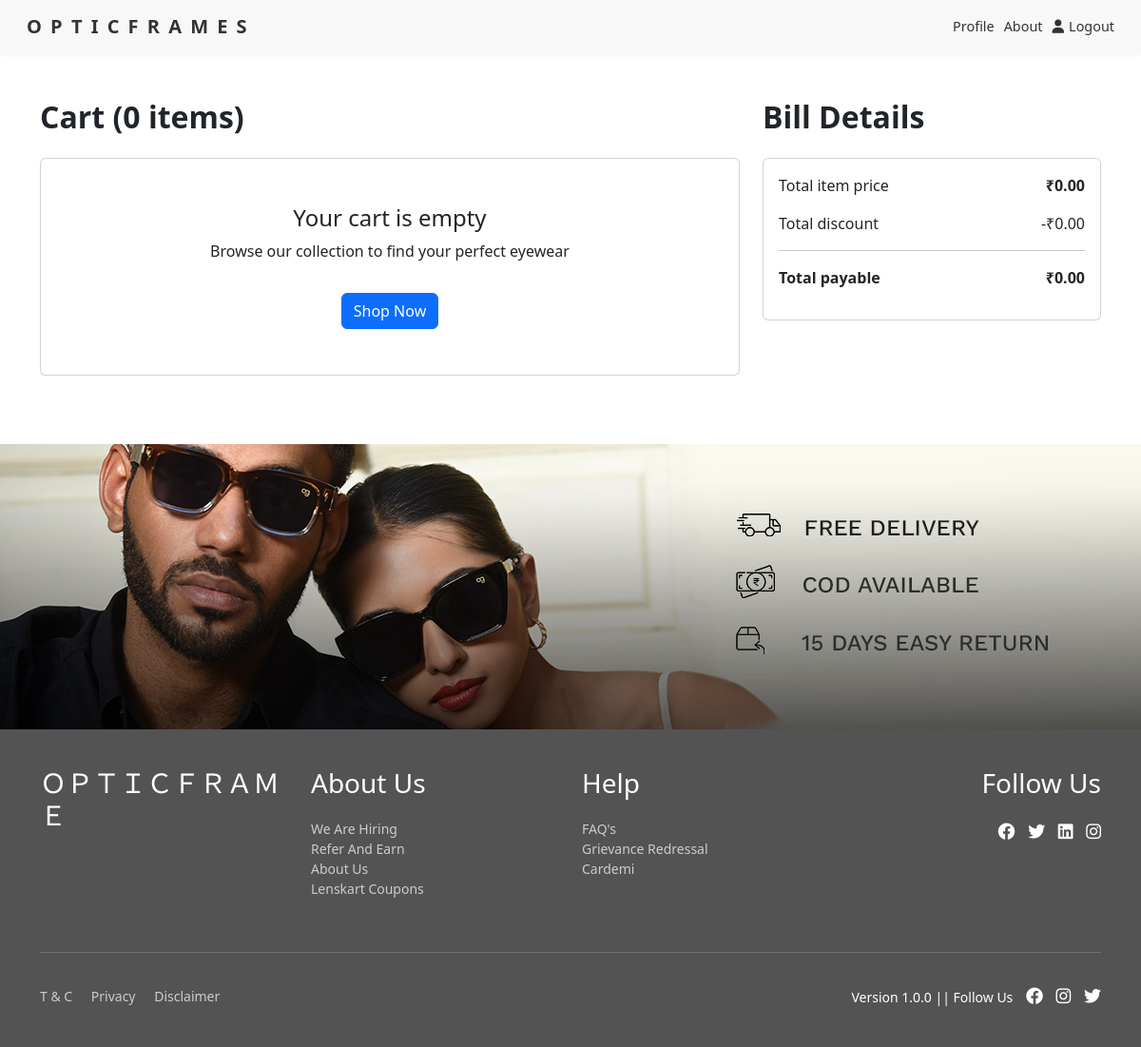
The app's page /view_cart (signed in), older data.
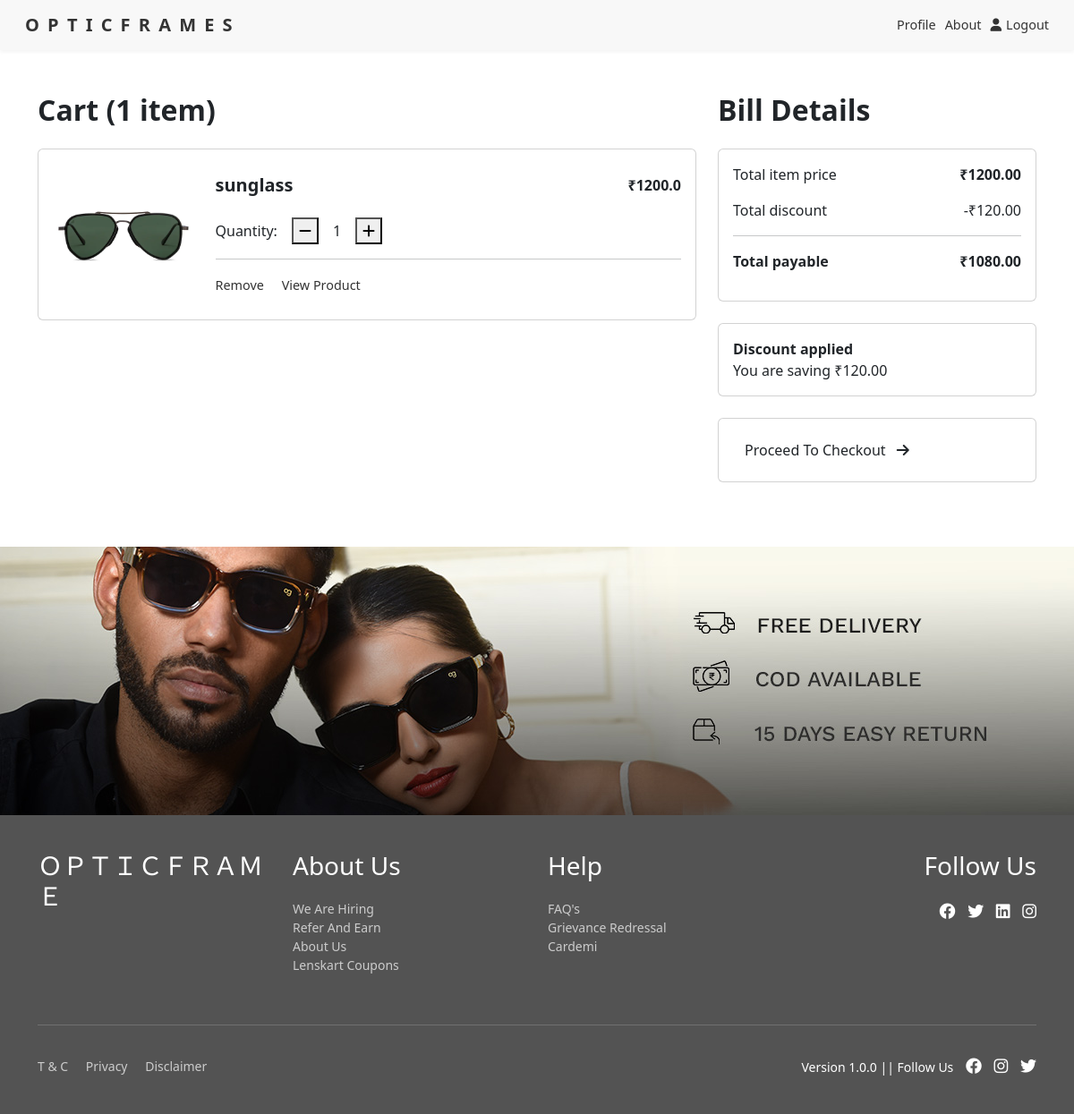
The same page, newer data.
### glass/models.py (models this page shows)
class Cart(models.Model):
    user = models.ForeignKey(User, on_delete=models.CASCADE)
    product= models.ForeignKey(Product, on_delete=models.CASCADE)
    quantity= models.IntegerField()
    totalprice= models.FloatField()

class Product(models.Model):
    name= models.CharField(max_length=250)
    price= models.FloatField()
    color= models.CharField(max_length=250)
    image= models.ImageField(upload_to='product/')
    image1 = models.ImageField(upload_to='path/to/upload/', null=True, blank=True)
    image2 = models.ImageField(upload_to='path/to/upload/', null=True, blank=True)
    image3 = models.ImageField(upload_to='path/to/upload/', null=True, blank=True)
    image4 = models.ImageField(upload_to='path/to/upload/', null=True, blank=True)
    image5 = models.ImageField(upload_to='path/to/upload/', null=True, blank=True)
    description= models.TextField()
    category= models.ForeignKey(category, on_delete=models.CASCADE,null=True)
    gender= models.ForeignKey(Gender, on_delete=models.CASCADE,null=True)
    material= models.ForeignKey(Material, on_delete=models.CASCADE,null=True)
    frameType= models.ForeignKey(FrameType, on_delete=models.CASCADE,null=True)
    frameShape= models.ForeignKey(FrameShape, on_delete=models.CASCADE,null=True)
    frameStyle= models.ForeignKey(FrameStyle, on_delete=models.CASCADE,null=True)

### glass/views.py (the view)
# urls.py: path('view_cart',views.view_cart,name='view_cart'),
def view_cart(request):
    if not request.user.is_authenticated:
        messages.warning(request, "Login to view your cart.")
        return redirect('userin')
    cart_items = Cart.objects.filter(user=request.user)
    total_price = sum(item.totalprice for item in cart_items)
    total_discount = sum((item.product.price * item.quantity * 0.10) for item in cart_items)
    total_payable = total_price - total_discount
    return render(request, 'user/cart.html', {
        'cart_items': cart_items,
        'total_price': total_price,
        'total_discount': total_discount,
        'total_payable': total_payable,
        'cart_count': cart_items.count()
    })

### templates/user/cart.html (shortened to what the changed rows need)
{% load static %}
<!DOCTYPE html>
<html lang="en">
<head>
    <link href="https://cdn.jsdelivr.net/npm/bootstrap@5.3.0-alpha1/dist/css/bootstrap.min.css" rel="stylesheet">
    <link rel="stylesheet" href="https://cdnjs.cloudflare.com/ajax/libs/font-awesome/6.0.0/css/all.min.css">
</head>
<body>
<div class="container py-5">
    <div class="row">
        <div class="col-lg-8 mb-4">
            <h2 class="mb-4 fw-bold">Cart ({{ cart_count|default:"0" }} item{{ cart_count|pluralize }})</h2>
            {% if cart_items %}
                {% for item in cart_items %}
                <div class="card mb-4">
                    <div class="card-body">
                        <div class="row align-items-center">
                            <div class="col-md-3 text-center text-md-start mb-3 mb-md-0">
                                {% if item.product.image %}
                                    <img src="{{ item.product.image.url }}" alt="{{ item.product.name }}" width="100%" class="product-img">
                                {% else %}
                                    <img src="{% static 'images/placeholder.png' %}" alt="Product" class="product-img">
                                {% endif %}
                            </div>
                            <div class="col-md-9">
                                <div class="d-flex justify-content-between align-items-start mb-3">
                                    <h5 class="fw-bold">{{ item.product.name }}</h5>
                                    <span class="fw-bold">₹{{ item.product.price }}</span>
                                </div>
                                <div class="d-flex align-items-center mb-3">
                                    <span class="me-3">Quantity:</span>
                                    <div class="d-flex align-items-center">
                                        <button class="circle-btn" onclick="updateQuantity({{ item.id }}, 'decrease')">
                                            <i class="fas fa-minus"></i>
                                        </button>
                                        <span class="mx-3">{{ item.quantity }}</span>
                                        <button class="circle-btn" onclick="updateQuantity({{ item.id }}, 'increase')">
                                            <i class="fas fa-plus"></i>
                                        </button>
                                    </div>
                                </div>
                                <hr>
                                <div>
                                    <a href="{% url 'remove_from_cart' item.id %}" class="remove-link">Remove</a>
                                    <a href="{% url 'product_details' item.product.id %}" class="repeat-link">View Product</a>
                                </div>
                            </div>
                        </div>
                    </div>
                </div>
                {% endfor %}
            {% else %}
                <div class="card">
                    <div class="card-body text-center py-5">
                        <h4>Your cart is empty</h4>
                        <p>Browse our collection to find your perfect eyewear</p>
                        <a href="{% url 'index' %}" class="btn btn-primary mt-3">Shop Now</a>
                    </div>
                </div>
            {% endif %}
        </div>
        <div class="col-lg-4">
            <h2 class="mb-4 fw-bold">Bill Details</h2>
            <div class="card mb-4">
                <div class="card-body">
                    <div class="d-flex justify-content-between mb-3">
                        <span>Total item price</span>
                        <span class="fw-bold">₹{{ total_price|floatformat:2 }}</span>
                    </div>
                    <div class="d-flex justify-content-between mb-3">
                        <span>Total discount</span>
                        <span class="text-discount">-₹{{ total_discount|floatformat:2 }}</span>
                    </div>
                    <div class="d-flex justify-content-between mb-3">
                        <span class="fw-bold">Total payable</span>
                        <span class="fw-bold">₹{{ total_payable|floatformat:2 }}</span>
                    </div>
                </div>
            </div>
            {% if cart_items %}
            <div class="card mb-4">
                <div class="card-body d-flex justify-content-between align-items-center">
                    <div>
                        <strong>Discount applied</strong>
                        <p class="mb-0">You are saving ₹{{ total_discount|floatformat:2 }}</p>
                    </div>
                </div>
            </div>
            <div class="card mb-4">
                <div class="card-body d-flex justify-content-between align-items-center">
            <a href="{% url 'checkout' %}">
                <button class="btn btn-proceed">Proceed To Checkout <i class="fas fa-arrow-right ms-2"></i></button>
            </a>
                </div>
            </div>
            {% endif %}
        </div>
    </div>
</div>
</body>
</html>

Row changes from the older to the newer data that the page shows:
added Cart: product.image (picture), product.name "sunglass", product.price "1200.0", quantity "1"
Text that changed along with them:
{{ cart_count|default:"0" }}: "0" → "1"
{{ total_price|floatformat:2 }}: "0.00" → "1200.00"
{{ total_discount|floatformat:2 }}: "0.00" → "120.00"
{{ total_payable|floatformat:2 }}: "0.00" → "1080.00"
{{ total_discount|floatformat:2 }}: (not shown) → "120.00"
text no longer shown: "Your cart is empty Browse our collection to find your perfect eyewear Shop Now"
text now shown: "Discount applied You are saving ₹ Proceed To Checkout"
